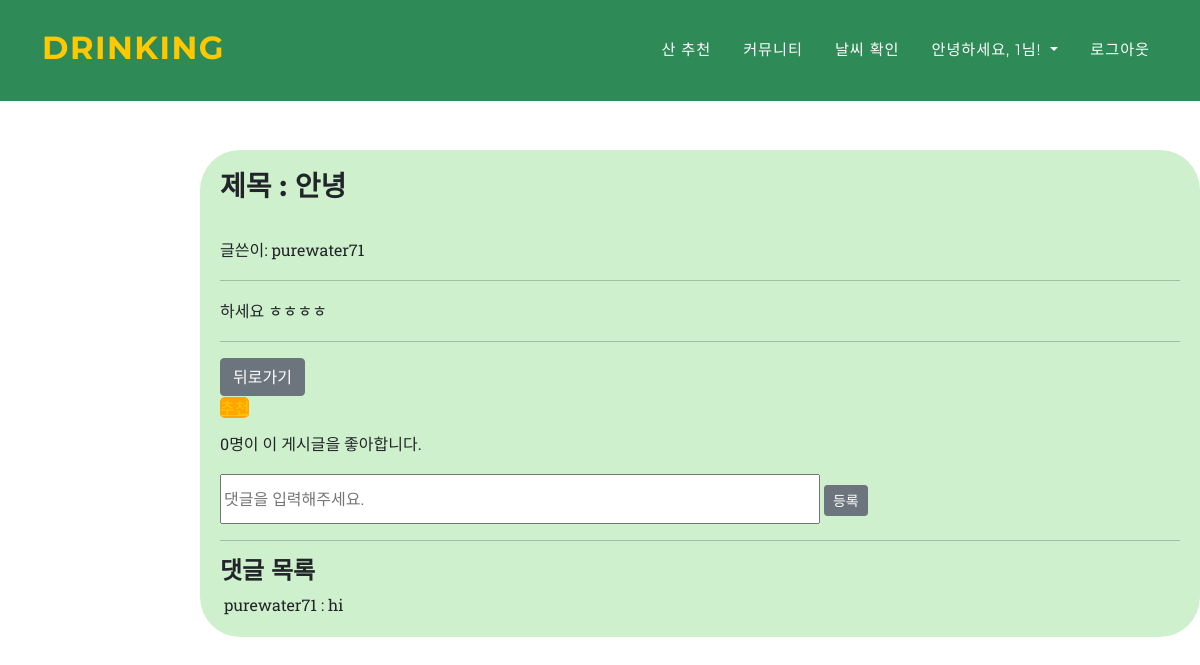
/community/postshow/1 (signed in), run on the app's committed database.
### community/models.py (models this page shows, shortened)
class Post(models.Model):
    writer = models.ForeignKey(Fuser, related_name="community", on_delete=models.CASCADE, verbose_name="작성자", null=True)
    title = models.CharField(max_length=100)
    content = models.TextField()
    like = models.ManyToManyField(Fuser, related_name='likes', blank=True)
    pub_date = models.DateTimeField(auto_now_add=True, verbose_name="글작성일", null=True)
    top_fixed = models.BooleanField(verbose_name='상단고정', default=False)

### user/models.py (models this page shows, shortened)
class Fuser(models.Model):
    username = models.CharField(max_length=20, verbose_name="사용자 아이디", primary_key=True)
    password = models.CharField(max_length=20, verbose_name="비밀번호")
    class Meta:
        db_table = 'users'

### commentcrud/models.py (models this page shows, shortened)
class Comment(models.Model):
    writer = models.ForeignKey(Fuser, related_name="comment", on_delete=models.CASCADE, verbose_name="댓글작성자", null=True)
    post = models.ForeignKey(Post, on_delete=models.CASCADE)
    content = models.CharField(max_length=100)
    created_at = models.DateTimeField(auto_now_add=True)
    updated_at = models.DateTimeField(auto_now=True)

### community/views.py (the view)
# urls.py: path('postshow/<int:post_id>', views.postshow, name='postshow'),
def postshow(request, post_id):
    post = get_object_or_404(Post, pk=post_id)
    return render(request, 'postshow.html', {'post': post})

### community/templates/postshow.html (shortened to what this page needs)
{% extends 'list.html' %}
{% load static %}
{% block content %}
<html>
<head>
</head>
<body>
    <div id="Result" class="col-md-12">
            <h3>제목 : {{ post.title }}</h3>
            <br/>
            <p>글쓴이: <span id="user_name">{{ post.writer.username }}</span></p>
            <hr>
            <p>{{ post.content | safe }}</p>
            <hr>
            <a href="{% url 'list' %}"><button type="button" class="btn btn-secondary float-right">뒤로가기</button></a>
            <br/>
            {% if request.session.user != post.writer.username %}
                <a href="#" data-uri="{% url 'likes' post.id  %}" class="recommend"> 추천</a>
                {% endif %}
                <p style="margin-top: 10px;">{{ post.like.all.count }}명이 이 게시글을 좋아합니다.</p>
                <form method='POST' action="{% url 'commentcreate' post.id %}">
                    <input type="text" placeholder="댓글을 입력해주세요." style="width:600px;height:50px" name="content"></input>
                    <button type="submit" class="btn btn-secondary btn-sm">등록</button>
                </form>
        <hr/>
            <h4>댓글 목록</h4>
            {% if post.comment_set.all.count == 0 %}
                <p>아직 댓글이 없어요! :(</p>
            {% else %}
                {% for comment in post.comment_set.all %}
                    <img src="/media/{{comment.writer.profile}}" alt=""/> {{comment.writer.username}} : {{comment.content}}
                    <br/>
                {% endfor %}
            {% endif %}
    </div>
</body>
</html>
{% endblock %}

### community/templates/postshow.html (style rules this page uses)
hr { background-color: orange; height:1px; }
#Result { background-color:rgb(207, 240, 204); border-radius: 20px; background-color:bisqrgb(207, 240, 204)ue; border-radius: 40px; width : 1000px; padding:20px; margin-top: 150px; margin-left: 200px; }
.recommend { background-color:orange; padding:5 10; margin: 5 10; border-radius: 5px; }

### data on the page
Post: title "안녕", writer.username "purewater71", content "하세요 ㅎㅎㅎㅎ", like.all.count "0"
Comment: writer.username "purewater71", content "hi"

### other printed values
{{ request.session.user }} "1"
